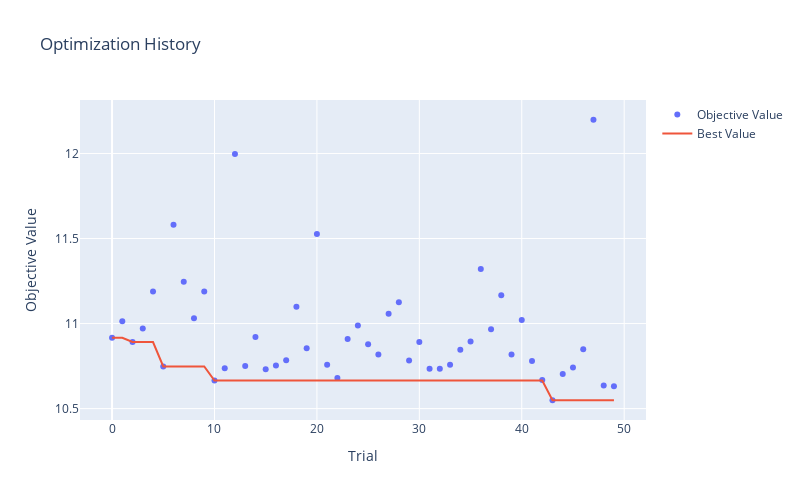
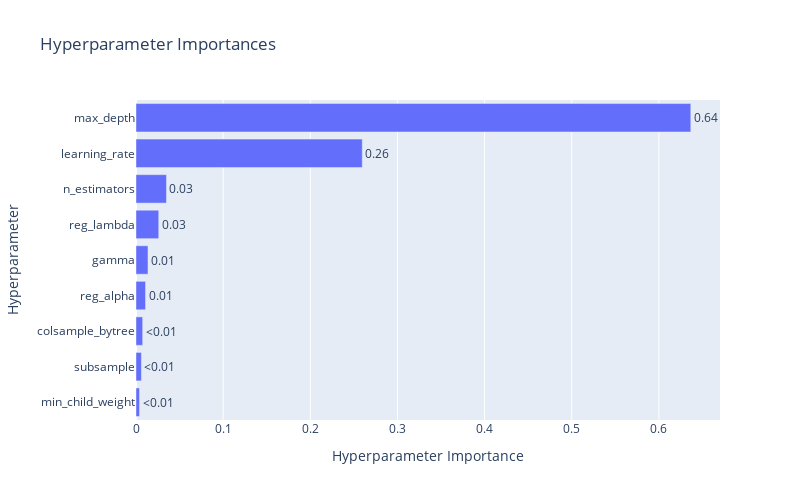

Notebook source saved alongside these figures, in order:
### Code cell
# Visualize optimization history
fig1 = plot_optimization_history(study)
fig1.update_layout(title='Optimization History', width=800, height=500)
fig1.show()

# Visualize parameter importances
fig2 = plot_param_importances(study)
fig2.update_layout(title='Hyperparameter Importances', width=800, height=500)
fig2.show()

### Figure 1 — Plotly figure (JSON) as saved in the notebook; plotly's stock layout.template omitted (floating-point values rounded to 4 significant figures)
{"data": [{"mode": "markers", "name": "Objective Value", "x": [0, 1, 2, 3, 4, 5, 6, 7, 8, 9, 10, 11, 12, 13, 14, 15, 16, 17, 18, 19, 20, 21, 22, 23, 24, 25, 26, 27, 28, 29, 30, 31, 32, 33, 34, 35, 36, 37, 38, 39, 40, 41, 42, 43, 44, 45, 46, 47, 48, 49], "y": [10.92, 11.01, 10.89, 10.97, 11.19, 10.75, 11.58, 11.25, 11.03, 11.19, 10.66, 10.74, 12.0, 10.75, 10.92, 10.73, 10.75, 10.78, 11.1, 10.86, 11.53, 10.76, 10.68, 10.91, 10.99, 10.88, 10.82, 11.06, 11.12, 10.78, 10.89, 10.73, 10.73, 10.76, 10.85, 10.89, 11.32, 10.97, 11.17, 10.82, 11.02, 10.78, 10.67, 10.55, 10.7, 10.74, 10.85, 12.2, 10.64, 10.63], "type": "scatter"}, {"mode": "lines", "name": "Best Value", "x": [0, 1, 2, 3, 4, 5, 6, 7, 8, 9, 10, 11, 12, 13, 14, 15, 16, 17, 18, 19, 20, 21, 22, 23, 24, 25, 26, 27, 28, 29, 30, 31, 32, 33, 34, 35, 36, 37, 38, 39, 40, 41, 42, 43, 44, 45, 46, 47, 48, 49], "y": [10.92, 10.92, 10.89, 10.89, 10.89, 10.75, 10.75, 10.75, 10.75, 10.75, 10.66, 10.66, 10.66, 10.66, 10.66, 10.66, 10.66, 10.66, 10.66, 10.66, 10.66, 10.66, 10.66, 10.66, 10.66, 10.66, 10.66, 10.66, 10.66, 10.66, 10.66, 10.66, 10.66, 10.66, 10.66, 10.66, 10.66, 10.66, 10.66, 10.66, 10.66, 10.66, 10.66, 10.55, 10.55, 10.55, 10.55, 10.55, 10.55, 10.55], "type": "scatter"}, {"marker": {"color": "#cccccc"}, "mode": "markers", "name": "Infeasible Trial", "showlegend": false, "x": [], "y": [], "type": "scatter"}], "layout": {"title": {"text": "Optimization History"}, "xaxis": {"title": {"text": "Trial"}}, "yaxis": {"title": {"text": "Objective Value"}}, "width": 800, "height": 500}}

### Figure 2 — Plotly figure (JSON) as saved in the notebook; plotly's stock layout.template omitted (floating-point values rounded to 4 significant figures)
{"data": [{"cliponaxis": false, "hovertemplate": ["min_child_weight (IntDistribution): 0.00406733408694762<extra></extra>", "subsample (FloatDistribution): 0.0062184565259497835<extra></extra>", "colsample_bytree (FloatDistribution): 0.0076506032432743015<extra></extra>", "reg_alpha (FloatDistribution): 0.010943488179622882<extra></extra>", "gamma (FloatDistribution): 0.013774108369706585<extra></extra>", "reg_lambda (FloatDistribution): 0.026108874325145075<extra></extra>", "n_estimators (IntDistribution): 0.03497525102113687<extra></extra>", "learning_rate (FloatDistribution): 0.25964829829034247<extra></extra>", "max_depth (IntDistribution): 0.6366135859578744<extra></extra>"], "name": "Objective Value", "orientation": "h", "text": ["<0.01", "<0.01", "<0.01", "0.01", "0.01", "0.03", "0.03", "0.26", "0.64"], "textposition": "outside", "x": [0.004067, 0.006218, 0.007651, 0.01094, 0.01377, 0.02611, 0.03498, 0.2596, 0.6366], "y": ["min_child_weight", "subsample", "colsample_bytree", "reg_alpha", "gamma", "reg_lambda", "n_estimators", "learning_rate", "max_depth"], "type": "bar"}], "layout": {"title": {"text": "Hyperparameter Importances"}, "xaxis": {"title": {"text": "Hyperparameter Importance"}}, "yaxis": {"title": {"text": "Hyperparameter"}}, "width": 800, "height": 500}}
